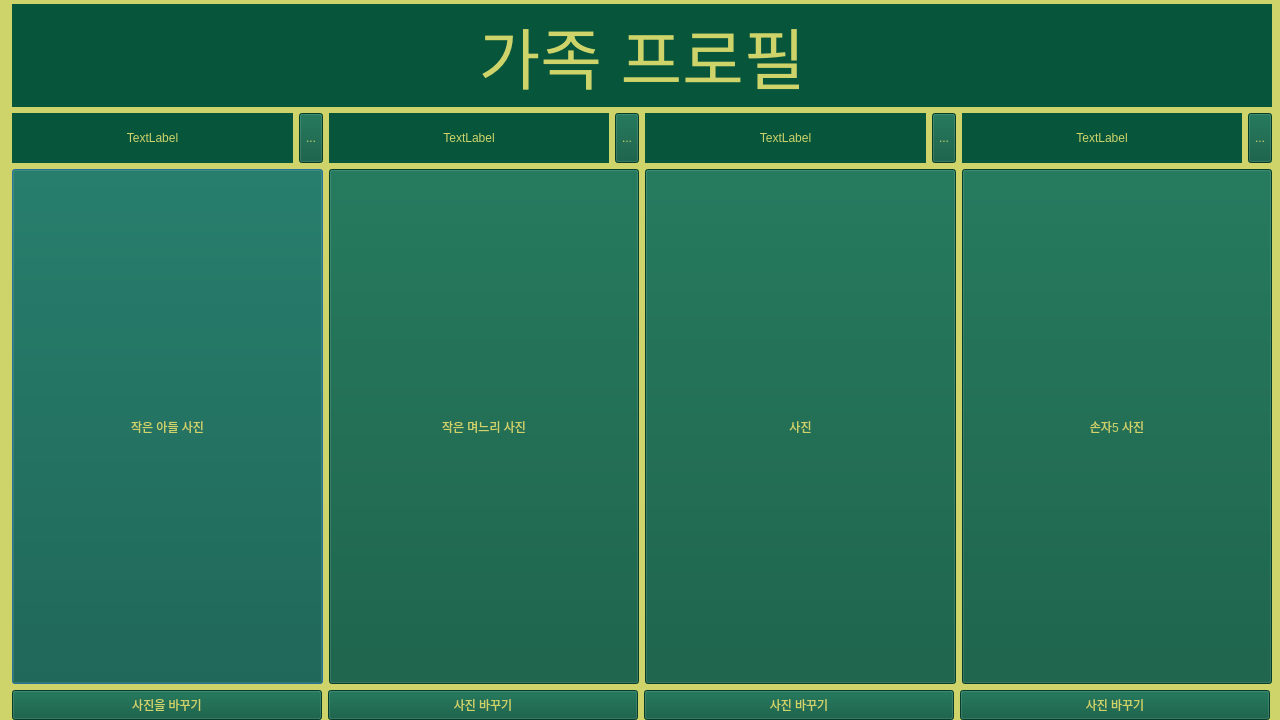
<?xml version="1.0" encoding="UTF-8"?>
<ui version="4.0">
 <class>Dialog</class>
 <widget class="QDialog" name="Dialog">
  <property name="geometry">
   <rect>
    <x>0</x>
    <y>0</y>
    <width>1280</width>
    <height>720</height>
   </rect>
  </property>
  <property name="minimumSize">
   <size>
    <width>1280</width>
    <height>720</height>
   </size>
  </property>
  <property name="windowTitle">
   <string>둘째네</string>
  </property>
  <property name="styleSheet">
   <string notr="true">background-color:rgb(206, 212, 106);
</string>
  </property>
  <widget class="QWidget" name="layoutWidget">
   <property name="geometry">
    <rect>
     <x>9</x>
     <y>4</y>
     <width>1267</width>
     <height>716</height>
    </rect>
   </property>
   <layout class="QGridLayout" name="gridLayout">
    <item row="0" column="0">
     <widget class="QLabel" name="label">
      <property name="minimumSize">
       <size>
        <width>1260</width>
        <height>90</height>
       </size>
      </property>
      <property name="maximumSize">
       <size>
        <width>1260</width>
        <height>16777215</height>
       </size>
      </property>
      <property name="font">
       <font>
        <pointsize>50</pointsize>
       </font>
      </property>
      <property name="styleSheet">
       <string notr="true">background-color: rgb(7, 85, 59);
color:rgb(206, 212, 106);
</string>
      </property>
      <property name="text">
       <string>가족 프로필</string>
      </property>
      <property name="alignment">
       <set>Qt::AlignCenter</set>
      </property>
     </widget>
    </item>
    <item row="1" column="0">
     <layout class="QVBoxLayout" name="verticalLayout">
      <item>
       <layout class="QHBoxLayout" name="horizontalLayout">
        <item>
         <widget class="QLabel" name="label_1">
          <property name="minimumSize">
           <size>
            <width>0</width>
            <height>50</height>
           </size>
          </property>
          <property name="styleSheet">
           <string notr="true">background-color: rgb(7, 85, 59);
color:rgb(206, 212, 106);
</string>
          </property>
          <property name="text">
           <string>TextLabel</string>
          </property>
          <property name="alignment">
           <set>Qt::AlignCenter</set>
          </property>
         </widget>
        </item>
        <item>
         <widget class="QToolButton" name="toolButton">
          <property name="minimumSize">
           <size>
            <width>0</width>
            <height>50</height>
           </size>
          </property>
          <property name="styleSheet">
           <string notr="true">background-color: rgb(7, 85, 59);
color:rgb(206, 212, 106);
</string>
          </property>
          <property name="text">
           <string>...</string>
          </property>
         </widget>
        </item>
        <item>
         <widget class="QLabel" name="label_2">
          <property name="minimumSize">
           <size>
            <width>0</width>
            <height>50</height>
           </size>
          </property>
          <property name="styleSheet">
           <string notr="true">background-color: rgb(7, 85, 59);
color:rgb(206, 212, 106);
</string>
          </property>
          <property name="text">
           <string>TextLabel</string>
          </property>
          <property name="alignment">
           <set>Qt::AlignCenter</set>
          </property>
         </widget>
        </item>
        <item>
         <widget class="QToolButton" name="toolButton_2">
          <property name="minimumSize">
           <size>
            <width>0</width>
            <height>50</height>
           </size>
          </property>
          <property name="styleSheet">
           <string notr="true">background-color: rgb(7, 85, 59);
color:rgb(206, 212, 106);
</string>
          </property>
          <property name="text">
           <string>...</string>
          </property>
         </widget>
        </item>
        <item>
         <widget class="QLabel" name="label_3">
          <property name="minimumSize">
           <size>
            <width>0</width>
            <height>50</height>
           </size>
          </property>
          <property name="styleSheet">
           <string notr="true">background-color: rgb(7, 85, 59);
color:rgb(206, 212, 106);
</string>
          </property>
          <property name="text">
           <string>TextLabel</string>
          </property>
          <property name="alignment">
           <set>Qt::AlignCenter</set>
          </property>
         </widget>
        </item>
        <item>
         <widget class="QToolButton" name="toolButton_3">
          <property name="minimumSize">
           <size>
            <width>0</width>
            <height>50</height>
           </size>
          </property>
          <property name="styleSheet">
           <string notr="true">background-color: rgb(7, 85, 59);
color:rgb(206, 212, 106);
</string>
          </property>
          <property name="text">
           <string>...</string>
          </property>
         </widget>
        </item>
        <item>
         <widget class="QLabel" name="label_4">
          <property name="minimumSize">
           <size>
            <width>0</width>
            <height>50</height>
           </size>
          </property>
          <property name="styleSheet">
           <string notr="true">background-color: rgb(7, 85, 59);
color:rgb(206, 212, 106);
</string>
          </property>
          <property name="text">
           <string>TextLabel</string>
          </property>
          <property name="alignment">
           <set>Qt::AlignCenter</set>
          </property>
         </widget>
        </item>
        <item>
         <widget class="QToolButton" name="toolButton_4">
          <property name="minimumSize">
           <size>
            <width>0</width>
            <height>50</height>
           </size>
          </property>
          <property name="styleSheet">
           <string notr="true">background-color: rgb(7, 85, 59);
color:rgb(206, 212, 106);
</string>
          </property>
          <property name="text">
           <string>...</string>
          </property>
         </widget>
        </item>
       </layout>
      </item>
      <item>
       <layout class="QHBoxLayout" name="horizontalLayout_3">
        <item>
         <widget class="QPushButton" name="btn1">
          <property name="minimumSize">
           <size>
            <width>310</width>
            <height>515</height>
           </size>
          </property>
          <property name="styleSheet">
           <string notr="true">background-color: rgb(7, 85, 59);
color:rgb(206, 212, 106);
</string>
          </property>
          <property name="text">
           <string>작은 아들 사진</string>
          </property>
         </widget>
        </item>
        <item>
         <widget class="QPushButton" name="btn2">
          <property name="minimumSize">
           <size>
            <width>310</width>
            <height>515</height>
           </size>
          </property>
          <property name="styleSheet">
           <string notr="true">background-color: rgb(7, 85, 59);
color:rgb(206, 212, 106);
</string>
          </property>
          <property name="text">
           <string>작은 며느리 사진</string>
          </property>
         </widget>
        </item>
        <item>
         <widget class="QPushButton" name="btn3">
          <property name="minimumSize">
           <size>
            <width>310</width>
            <height>515</height>
           </size>
          </property>
          <property name="styleSheet">
           <string notr="true">background-color: rgb(7, 85, 59);
color:rgb(206, 212, 106);
</string>
          </property>
          <property name="text">
           <string>사진</string>
          </property>
         </widget>
        </item>
        <item>
         <widget class="QPushButton" name="btn4">
          <property name="minimumSize">
           <size>
            <width>310</width>
            <height>515</height>
           </size>
          </property>
          <property name="styleSheet">
           <string notr="true">background-color: rgb(7, 85, 59);
color:rgb(206, 212, 106);
</string>
          </property>
          <property name="text">
           <string>손자5 사진</string>
          </property>
         </widget>
        </item>
       </layout>
      </item>
      <item>
       <layout class="QHBoxLayout" name="horizontalLayout_4">
        <item>
         <widget class="QToolButton" name="pic1">
          <property name="minimumSize">
           <size>
            <width>310</width>
            <height>30</height>
           </size>
          </property>
          <property name="styleSheet">
           <string notr="true">background-color: rgb(7, 85, 59);
color:rgb(206, 212, 106);
</string>
          </property>
          <property name="text">
           <string>사진을 바꾸기</string>
          </property>
         </widget>
        </item>
        <item>
         <widget class="QToolButton" name="pic2">
          <property name="minimumSize">
           <size>
            <width>310</width>
            <height>30</height>
           </size>
          </property>
          <property name="styleSheet">
           <string notr="true">background-color: rgb(7, 85, 59);
color:rgb(206, 212, 106);
</string>
          </property>
          <property name="text">
           <string>사진 바꾸기</string>
          </property>
         </widget>
        </item>
        <item>
         <widget class="QToolButton" name="pic3">
          <property name="minimumSize">
           <size>
            <width>310</width>
            <height>30</height>
           </size>
          </property>
          <property name="styleSheet">
           <string notr="true">background-color: rgb(7, 85, 59);
color:rgb(206, 212, 106);
</string>
          </property>
          <property name="text">
           <string>사진 바꾸기</string>
          </property>
         </widget>
        </item>
        <item>
         <widget class="QToolButton" name="pic4">
          <property name="minimumSize">
           <size>
            <width>310</width>
            <height>30</height>
           </size>
          </property>
          <property name="styleSheet">
           <string notr="true">background-color: rgb(7, 85, 59);
color:rgb(206, 212, 106);
</string>
          </property>
          <property name="text">
           <string>사진 바꾸기</string>
          </property>
         </widget>
        </item>
       </layout>
      </item>
     </layout>
    </item>
   </layout>
  </widget>
 </widget>
 <resources/>
 <connections>
  <connection>
   <sender>btn1</sender>
   <signal>clicked()</signal>
   <receiver>Dialog</receiver>
   <slot>n2_2_Aclick_open()</slot>
   <hints>
    <hint type="sourcelabel">
     <x>273</x>
     <y>577</y>
    </hint>
    <hint type="destinationlabel">
     <x>292</x>
     <y>718</y>
    </hint>
   </hints>
  </connection>
  <connection>
   <sender>btn2</sender>
   <signal>clicked()</signal>
   <receiver>Dialog</receiver>
   <slot>n2_2_Bclick_open()</slot>
   <hints>
    <hint type="sourcelabel">
     <x>556</x>
     <y>624</y>
    </hint>
    <hint type="destinationlabel">
     <x>578</x>
     <y>717</y>
    </hint>
   </hints>
  </connection>
  <connection>
   <sender>btn3</sender>
   <signal>clicked()</signal>
   <receiver>Dialog</receiver>
   <slot>n2_2_Cclick_open()</slot>
   <hints>
    <hint type="sourcelabel">
     <x>859</x>
     <y>511</y>
    </hint>
    <hint type="destinationlabel">
     <x>867</x>
     <y>719</y>
    </hint>
   </hints>
  </connection>
  <connection>
   <sender>btn4</sender>
   <signal>clicked()</signal>
   <receiver>Dialog</receiver>
   <slot>n2_2_Dclick_open()</slot>
   <hints>
    <hint type="sourcelabel">
     <x>1067</x>
     <y>612</y>
    </hint>
    <hint type="destinationlabel">
     <x>1074</x>
     <y>715</y>
    </hint>
   </hints>
  </connection>
  <connection>
   <sender>toolButton</sender>
   <signal>clicked()</signal>
   <receiver>Dialog</receiver>
   <slot>N2_2_AnameMODIFY_click_open()</slot>
   <hints>
    <hint type="sourcelabel">
     <x>305</x>
     <y>132</y>
    </hint>
    <hint type="destinationlabel">
     <x>327</x>
     <y>719</y>
    </hint>
   </hints>
  </connection>
  <connection>
   <sender>toolButton_2</sender>
   <signal>clicked()</signal>
   <receiver>Dialog</receiver>
   <slot>N2_2_BnameMODIFY_click_open()</slot>
   <hints>
    <hint type="sourcelabel">
     <x>631</x>
     <y>142</y>
    </hint>
    <hint type="destinationlabel">
     <x>635</x>
     <y>719</y>
    </hint>
   </hints>
  </connection>
  <connection>
   <sender>toolButton_3</sender>
   <signal>clicked()</signal>
   <receiver>Dialog</receiver>
   <slot>N2_2_CnameMODIFY_click_open()</slot>
   <hints>
    <hint type="sourcelabel">
     <x>937</x>
     <y>123</y>
    </hint>
    <hint type="destinationlabel">
     <x>950</x>
     <y>719</y>
    </hint>
   </hints>
  </connection>
  <connection>
   <sender>toolButton_4</sender>
   <signal>clicked()</signal>
   <receiver>Dialog</receiver>
   <slot>N2_2_DnameMODIFY_click_open()</slot>
   <hints>
    <hint type="sourcelabel">
     <x>1242</x>
     <y>131</y>
    </hint>
    <hint type="destinationlabel">
     <x>1219</x>
     <y>719</y>
    </hint>
   </hints>
  </connection>
 </connections>
 <slots>
  <slot>n2_2_Aclick_open()</slot>
  <slot>n2_2_Bclick_open()</slot>
  <slot>n2_2_Cclick_open()</slot>
  <slot>n2_2_Dclick_open()</slot>
  <slot>slot1()</slot>
  <slot>N2_2_AnameMODIFY_click_open()</slot>
  <slot>N2_2_BnameMODIFY_click_open()</slot>
  <slot>N2_2_CnameMODIFY_click_open()</slot>
  <slot>N2_2_DnameMODIFY_click_open()</slot>
 </slots>
</ui>
